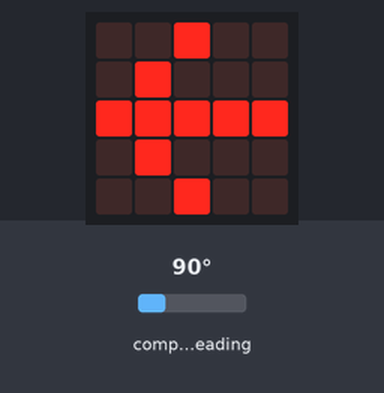
Bench run of a program on a simulated BBC micro:bit (MakeCode). Parts: the board's 5×5 LED display. The inputs (shaded band) are chosen by the test bench; at power-on: compass heading 90°. The compass is already calibrated.

Above: at 1.2 s.
1.3 s: compass heading set to 132°
2.8 s: compass heading set to 138°
At 4.1 s:
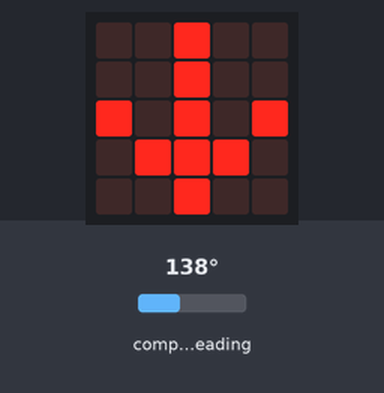
4.4 s: compass heading set to 219°
5.9 s: compass heading set to 232°
At 7.1 s:
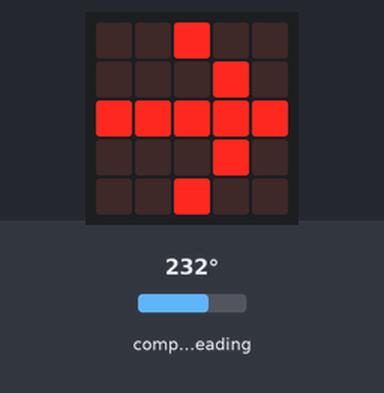
7.7 s: compass heading set to 90°
At 8.8 s:
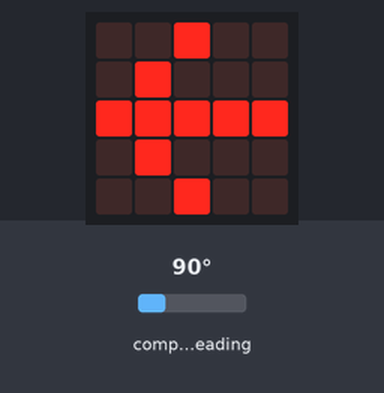
9.4 s: compass heading set to 180°
At 10.6 s:
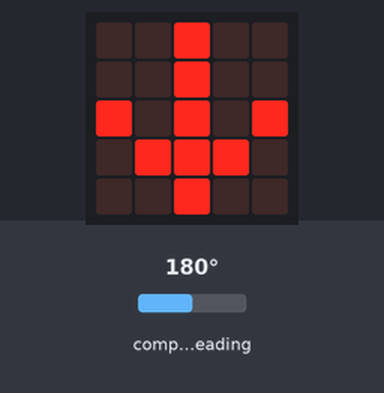
Timing chart, 0 to 12.1 s (numbered marks = the images above; inputs shaded):
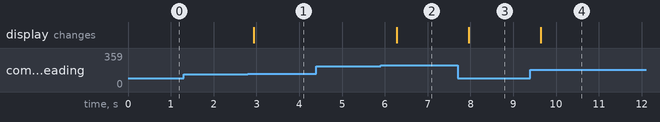

The program:

main.ts
```typescript
let kr = 0
basic.forever(function () {
    kr = input.compassHeading()
})
basic.forever(function () {
    if (kr > 135 && kr < 225) {
        basic.showLeds(`
            . . # . .
            . . # . .
            # . # . #
            . # # # .
            . . # . .
            `)
    }
    if (kr > 45 && kr < 135) {
        basic.showLeds(`
            . . # . .
            . # . . .
            # # # # #
            . # . . .
            . . # . .
            `)
    }
    if (kr > 225 && kr < 315) {
        basic.showLeds(`
            . . # . .
            . . . # .
            # # # # #
            . . . # .
            . . # . .
            `)
    }
    if (kr > 315 && (kr < "0" && kr > 45)) {
        basic.showLeds(`
            . . # . .
            . # # # .
            # . # . #
            . . # . .
            . . # . .
            `)
    }
})
basic.forever(function () {

})
```

test.ts
```typescript
// tests gaan hier; deze zal niet worden gecompileerd wanneer dit pakket wordt gebruikt als extensie.
```

Measured:
- the behaviour switches between 135 and 136° on compass heading (found by bisection; images 0 and 1)
- the behaviour switches between 225 and 226° on compass heading (found by bisection; images 1 and 2)
- after the input at 1.3 s, every drawn part: stays the same
- after the input at 2.8 s, the display: changes after 0.14 s (image 1)
- after the input at 4.4 s, every drawn part: stays the same
- after the input at 5.9 s, the display: changes after 0.38 s (image 2)
- after the input at 7.7 s, the display: changes after 0.26 s (image 3)
- after the input at 9.4 s, the display: changes after 0.24 s (image 4)
